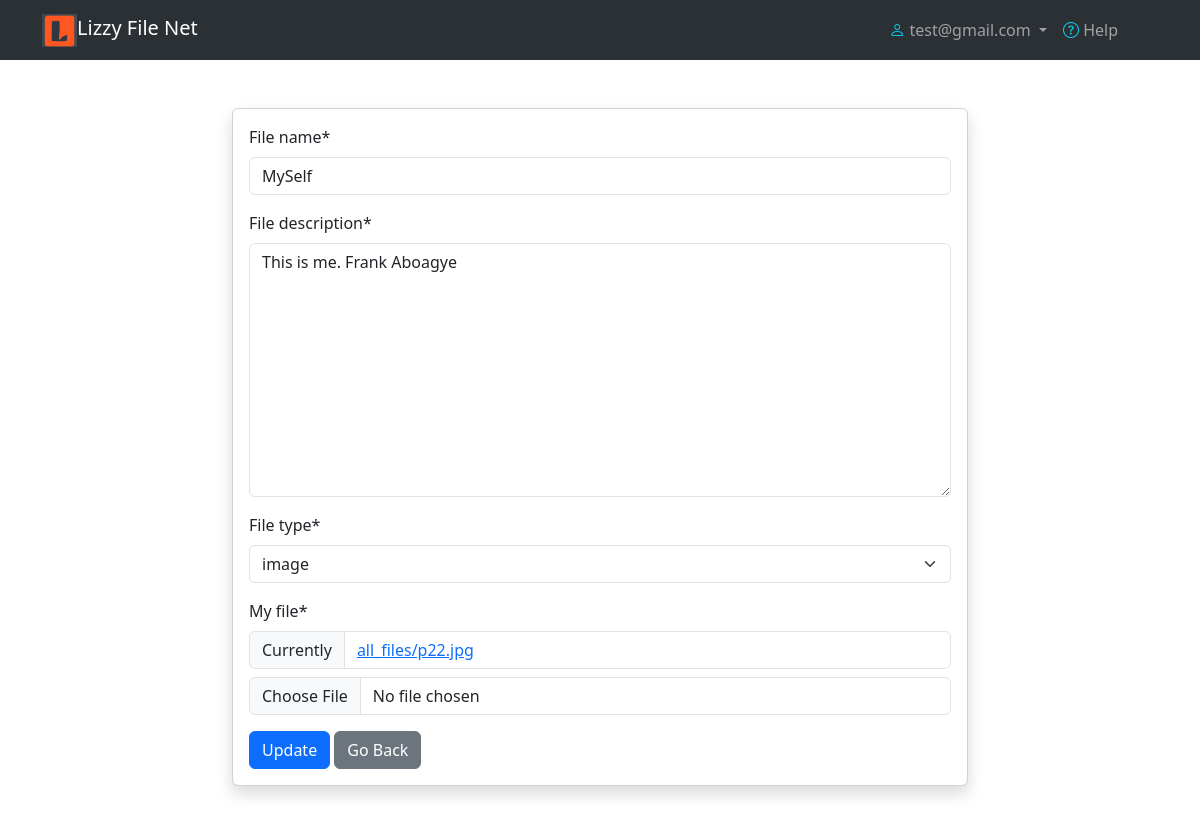
Page /file_update/5/ (signed in) on the earlier database version.
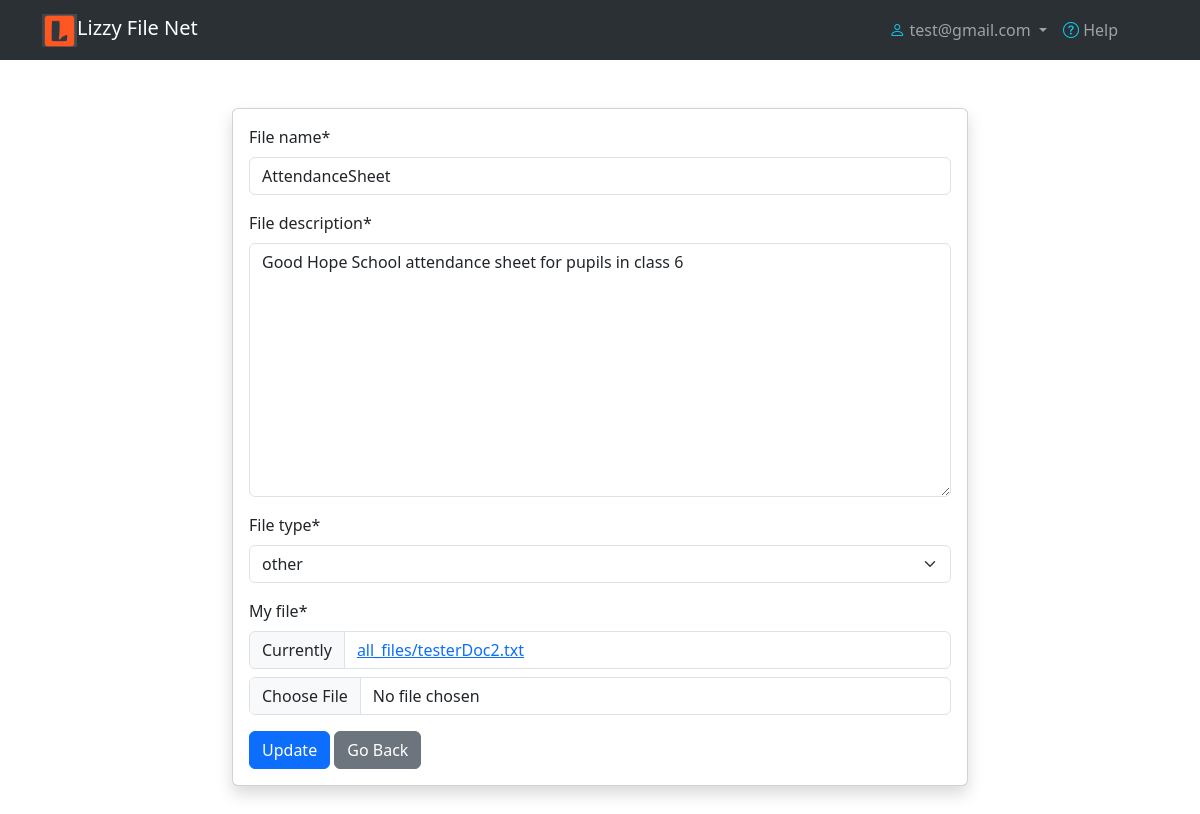
Same page on the later database version.
### users/models.py (models this page shows, shortened)
class CustomUser(AbstractUser):
    email = models.EmailField(unique=True)
    profilePicture = models.ImageField(default='default/defaultpicture.jpg', upload_to='profileImages')

### dashboard/models.py (models this page shows, shortened)
class MyFileManager(models.Model):
    file_name = models.CharField(max_length=200, default="File", blank=False)  # title
    file_description = models.TextField(default='This is a File', max_length=200, blank=False) # description
    file_type = models.CharField(max_length=20, choices=MYFILETYPES)
    my_file = models.FileField(upload_to="all_files")
    ids = models.AutoField(primary_key=True)
    file_upload_date =  models.DateTimeField(auto_now_add=True)
    downloadCount = models.PositiveIntegerField(default=0, blank=True)
    emailCount = models.PositiveIntegerField(default=0, blank=True)
    class Meta:
        ordering = ('-file_upload_date',)

### dashboard/views.py (the view)
# urls.py: path('file_update/<pk>/', views.file_update, name="file_update" ),
@login_required
def file_update(request, pk):
    the_file = MyFileManager.objects.get(ids=pk)
    if request.method == 'POST':
        form  = MyFileManagerForm(request.POST, request.FILES, instance=the_file)
        if form.is_valid():
            form.save()
            return redirect('admin_panel')
    else:
        form  = MyFileManagerForm(instance=the_file)
    context = {
        'form': form,
    }
    return render(
        request=request,
        template_name='dashboard/file_update.html',
        context=context,
    )

### dashboard/forms.py
class MyFileManagerForm(forms.ModelForm):
    class Meta:
        model = MyFileManager
        fields = ('file_name', 'file_description', 'file_type', 'my_file')

### templates/dashboard/file_update.html (shortened to what this page needs)
{% extends 'base/base_bootstrap.html' %}
{% load static %}
{% load crispy_forms_tags %}
{% block content %}
<nav class="navbar-first navbar  navbar-expand-lg bg-body-tertiary"  data-bs-theme='dark'>
    <div class="container ">
      <a class="navbar-brand" href="{% url 'dashboard-index' %}">
          <img src="{% static '/images/lizzylogo.PNG' %}" alt="logo" width="35" height="auto" class="d-inline-block align-text-top">Lizzy File Net
      </a>
      <div class="collapse navbar-collapse" id="navbarSupportedContent">
        <ul class="navbar-nav ms-auto mb-2 mb-lg-0">
          <li class="nav-item dropdown">
            <a class="nav-link dropdown-toggle" href="#" role="button" data-bs-toggle="dropdown" aria-expanded="false">
              <span class='text-info'><i class="bi bi-person"></i></span>
              {{ user.email }}
            </a>
          </li>
          <li class="nav-item">
              <a class="nav-link" href="#">
                  <span class='text-info'><i class="bi bi-question-circle"></i></span>
                  Help
              </a>
          </li>
        <ul>
      </div>
    </div>
</nav>
<br>
<div class="container mt-4">
    <div class="row justify-content-center">
        <div class="col-md-8">
            <div class="card shadow">
                <div class="card-body">
                    <div class="row">
                        <form method="POST" enctype="multipart/form-data">
                             {{ form|crispy }}
                             <input class="btn btn-primary" type="submit" value="Update">
                             <a class="btn btn-secondary" href="{% url 'admin_panel' %}">Go Back</a>
                        </form>
                    </div>
                </div>
            </div>
        </div>
    </div>
</div>
<br><br>
{% endblock %}

### templates/base/base_bootstrap.html (shortened to what this page needs)
{% load static %}
<!doctype html>
<html lang="en">
  <head>
    <link href="https://cdn.jsdelivr.net/npm/bootstrap@5.3.1/dist/css/bootstrap.min.css" rel="stylesheet">
    <link rel="stylesheet" href="https://cdn.jsdelivr.net/npm/bootstrap-icons@1.10.5/font/bootstrap-icons.css">
  </head>
  <body>
    {% block content %}
    {% endblock %}
  </body>
</html>

Differences in the rows shown:
changed MyFileManager: file_name "MySelf" → "AttendanceSheet"; file_description "This is me. Frank Aboagye" → "Good Hope School attendance sheet for pupils in class 6"; file_type "image" → "other"
Other differences:
text no longer shown: "File name * File description * File type * My file * Currently all_files/p22.jpg"
text now shown: "File name * File description * File type * My file * Currently all_files/testerDoc2.txt"
